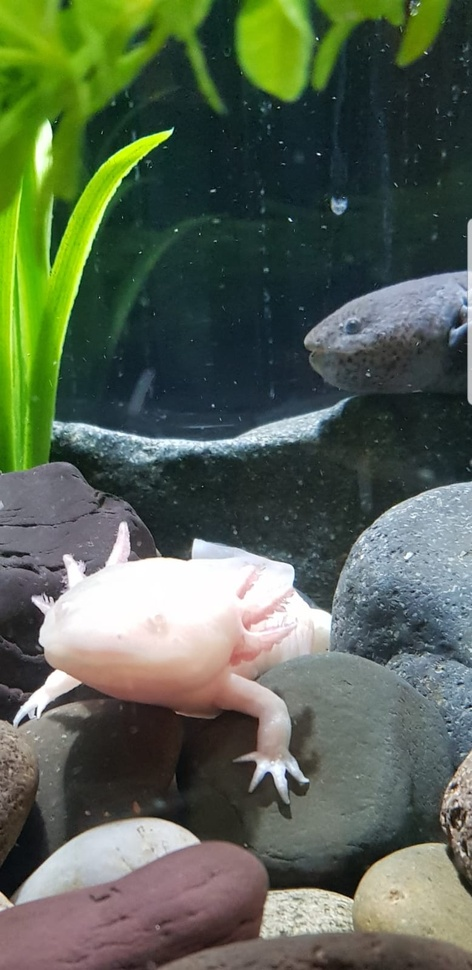
#> input picture Cambiar imagenes/Ajolote.jpeg, 472 x 970 px, shrunk from 778 x 1600 before the run
$ python ImagenesAlgebra.py   (older library calls are emulated)
#> lines starting #> are read from the running program, lines starting #| are printed output that depends on the picture
#!/usr/bin/python

import cv2
import numpy as np
from skimage import io, img_as_float


ajolote = img_as_float(io.imread('Ajolote.jpeg', as_gray = True))
#> ajolote: shape (970, 472) float64; min 0.00583, max 1, mean 0.38
ajolote_gaussian = cv2.GaussianBlur(ajolote, (5,5), 50, borderType = cv2.BORDER_CONSTANT)

chapala = img_as_float(io.imread('chapala.jpeg', as_gray = True))
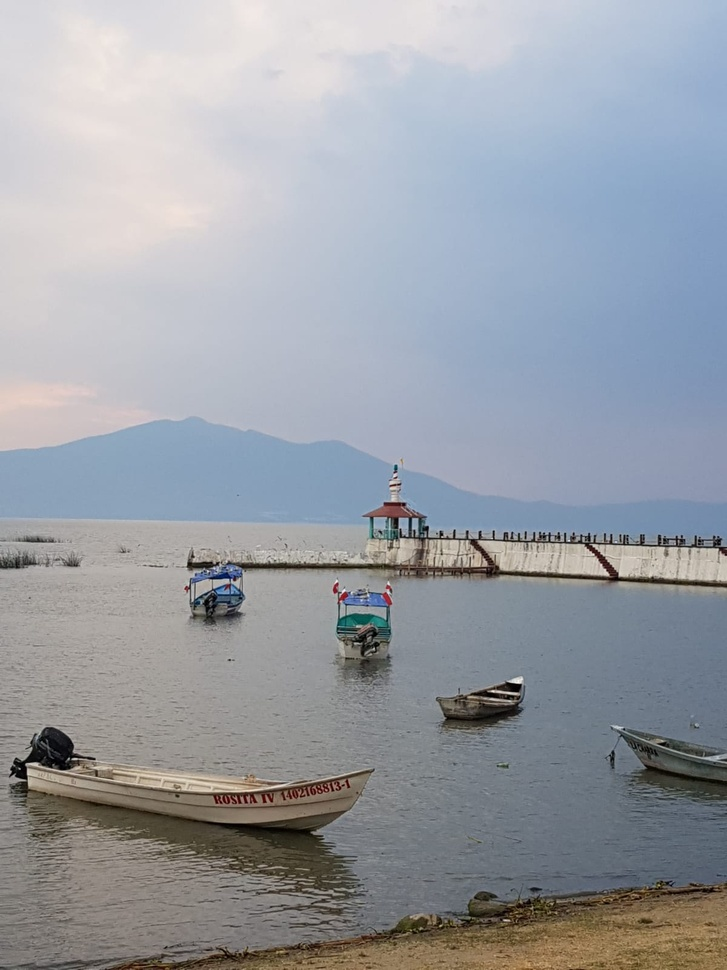
#> input picture Cambiar imagenes/chapala.jpeg, 727 x 970 px, shrunk from 1200 x 1600 before the run
#> chapala: shape (970, 727) float64; min 0, max 0.974, mean 0.62
chapala_gaussian = cv2.GaussianBlur(chapala, (5,5), 50, borderType = cv2.BORDER_CONSTANT)
chapala_laplacian = cv2.Laplacian(chapala_gaussian, cv2.CV_64F, ksize = 5)

chucky = img_as_float(io.imread('Chucky.jpeg', as_gray = True))
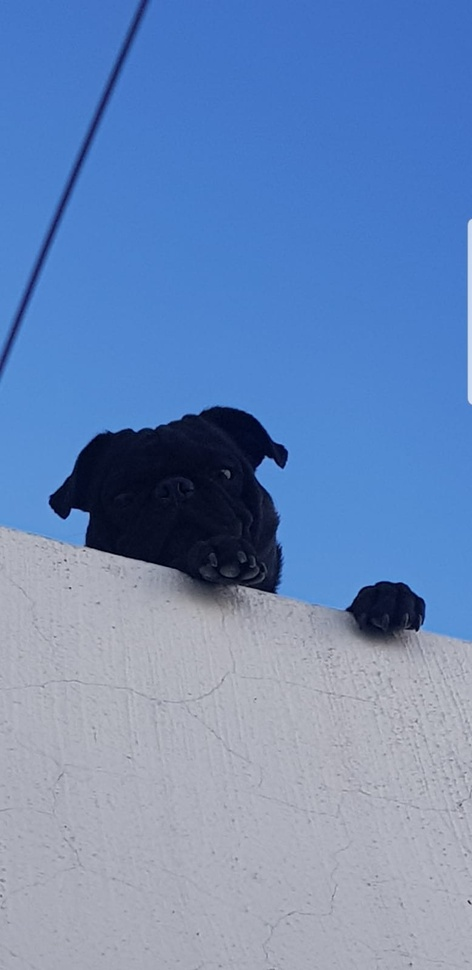
#> input picture Cambiar imagenes/Chucky.jpeg, 472 x 970 px, shrunk from 778 x 1600 before the run
#> chucky: shape (970, 472) float64; min 0.00396, max 0.869, mean 0.528
chucky_gaussian = cv2.GaussianBlur(chucky, (5,5), 50, borderType = cv2.BORDER_CONSTANT)
chucky_laplacian = cv2.Laplacian(chucky_gaussian, cv2.CV_64F, ksize = 5)

lola = img_as_float(io.imread('Lola.jpeg', as_gray = True))
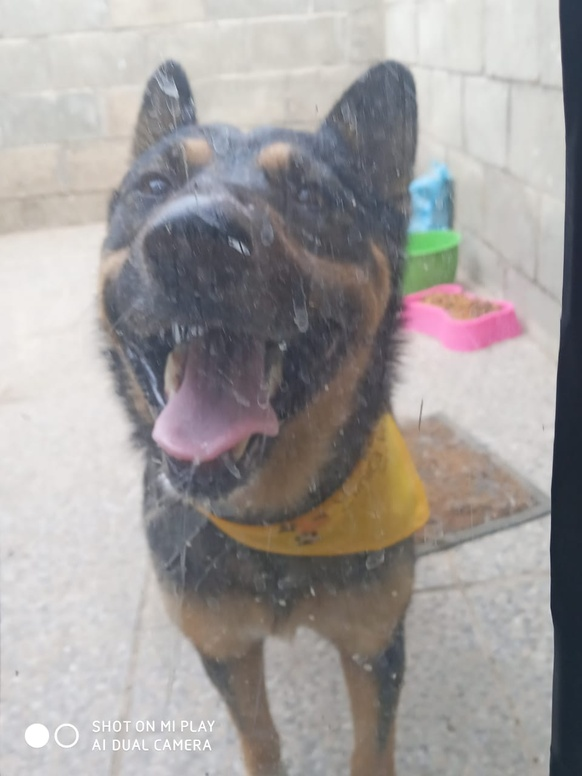
#> input picture Cambiar imagenes/Lola.jpeg, 582 x 776 px, shrunk from 960 x 1280 before the run
#> lola: shape (776, 582) float64; min 0.114, max 1, mean 0.621
lola_gaussian = cv2.GaussianBlur(lola, (5,5), 50, borderType = cv2.BORDER_CONSTANT)

paloma = img_as_float(io.imread('Paloma.jpeg', as_gray = True))
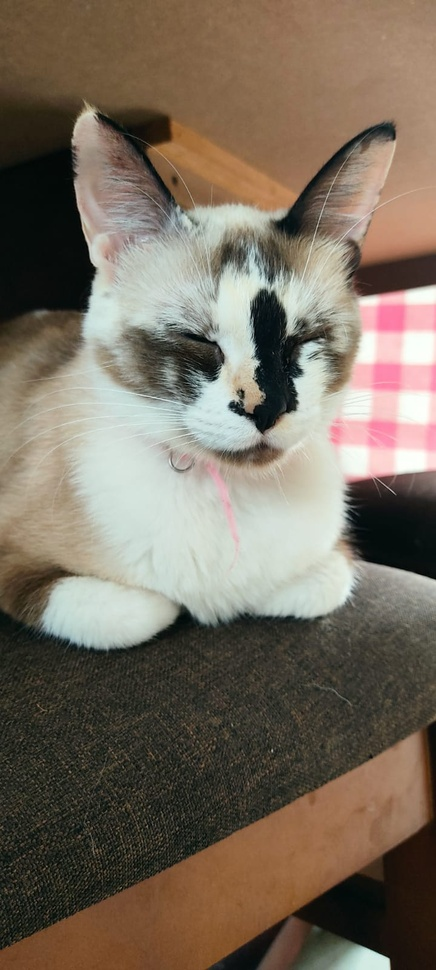
#> input picture Cambiar imagenes/Paloma.jpeg, 436 x 970 px, shrunk from 720 x 1600 before the run
#> paloma: shape (970, 436) float64; min 0.00281, max 0.999, mean 0.434
paloma_gaussian = cv2.GaussianBlur(paloma, (5,5), 50, borderType = cv2.BORDER_CONSTANT)
paloma_laplacian = cv2.Laplacian(paloma_gaussian, cv2.CV_64F, ksize = 5)
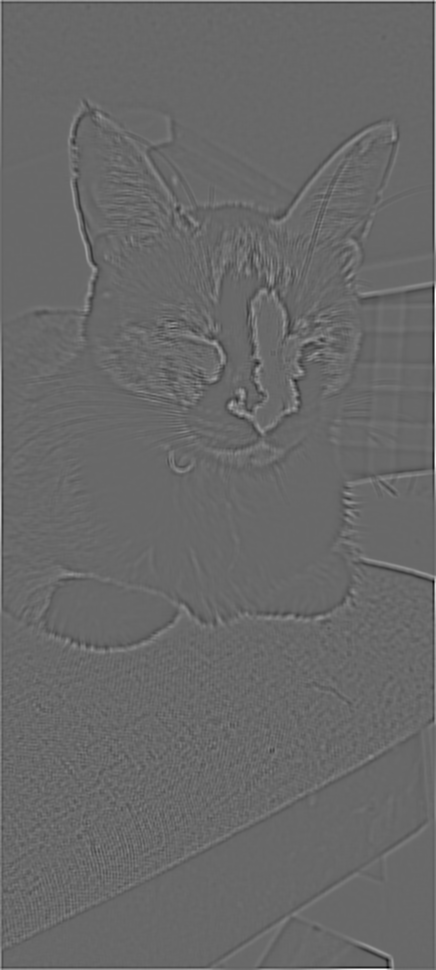
#> paloma_laplacian: shape (970, 436) float64; min -8.81, max 12.61, mean 0.0147; drawn with min black and max white

pez = img_as_float(io.imread('pez.jpeg', as_gray = True))
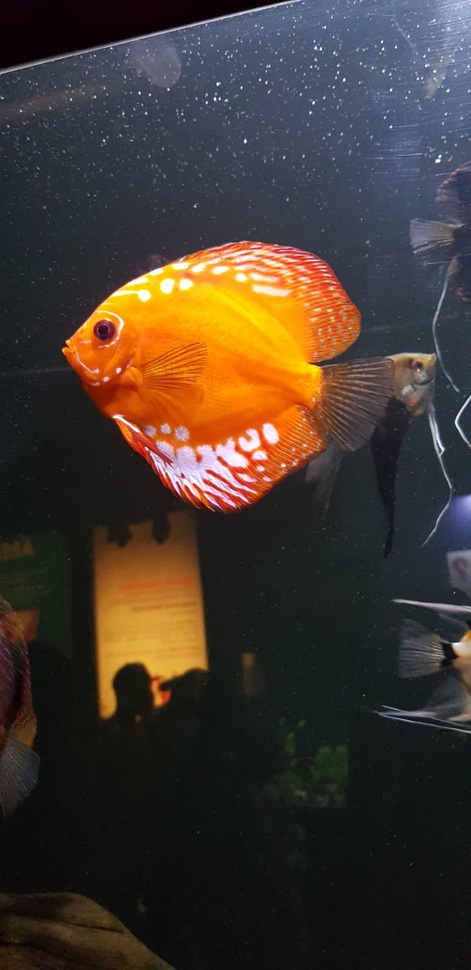
#> input picture Cambiar imagenes/pez.jpeg, 471 x 970 px, shrunk from 777 x 1600 before the run
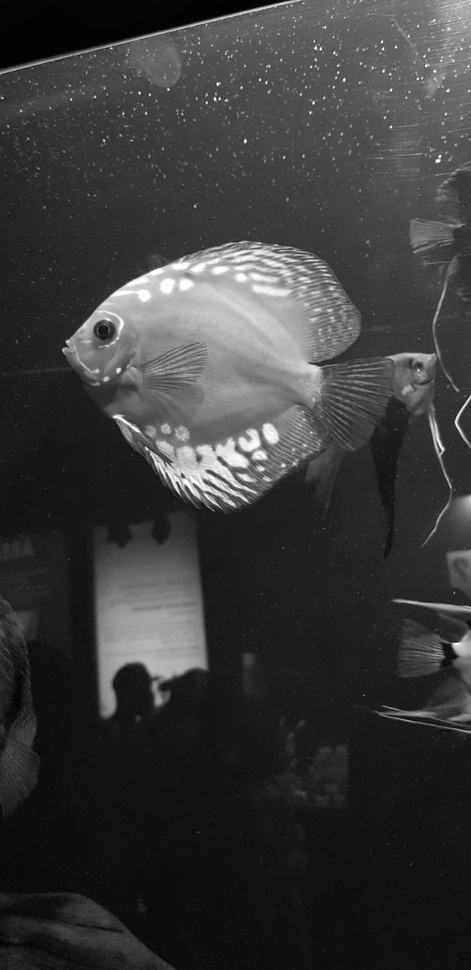
#> pez: shape (970, 471) float64; min 0.00557, max 1, mean 0.229
pez_gaussian = cv2.GaussianBlur(pez, (5,5), 50, borderType = cv2.BORDER_CONSTANT)

#> (the run stopped early here; a loop or call above may not have finished)
